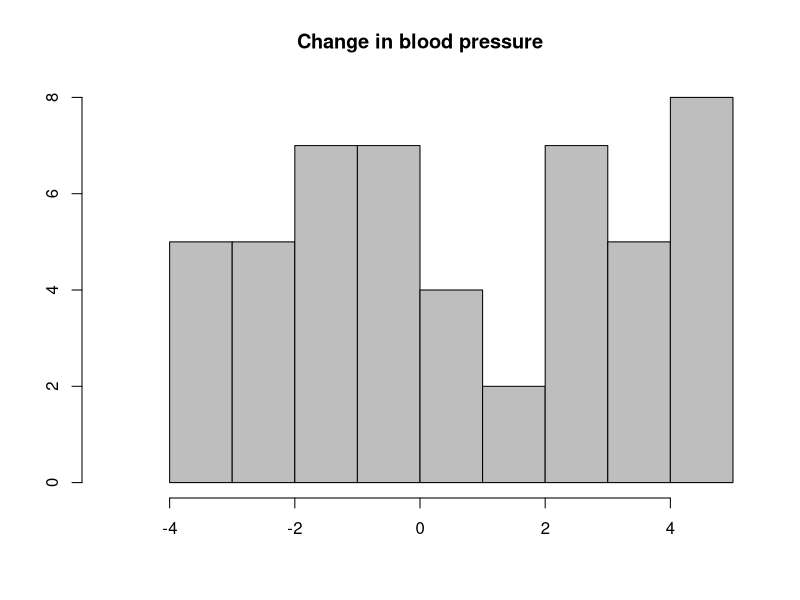
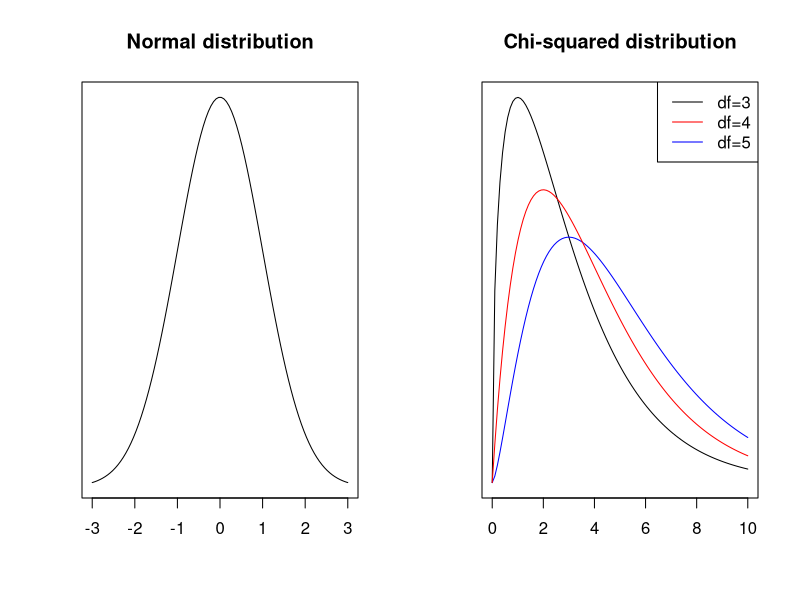
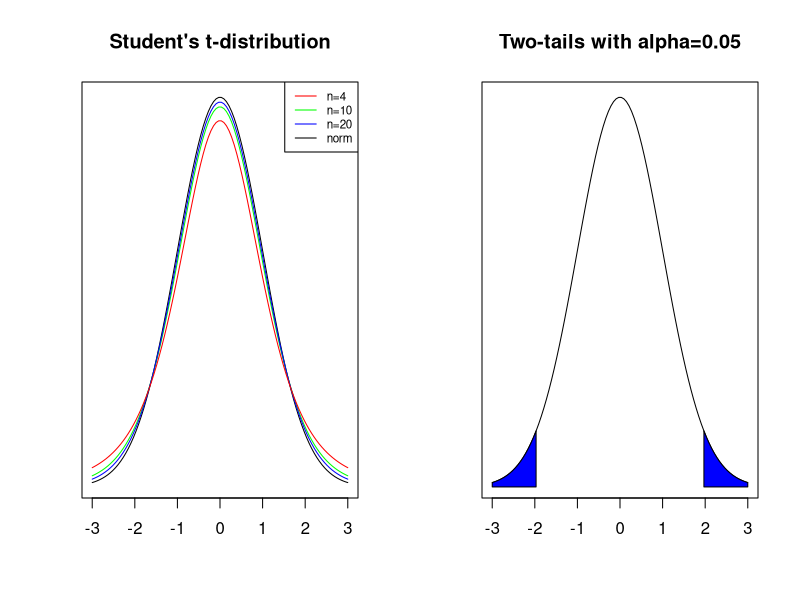
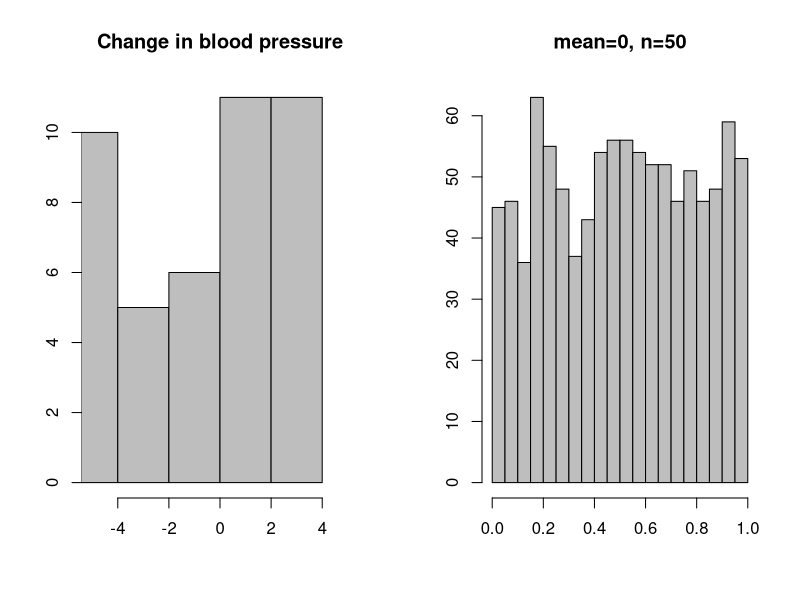
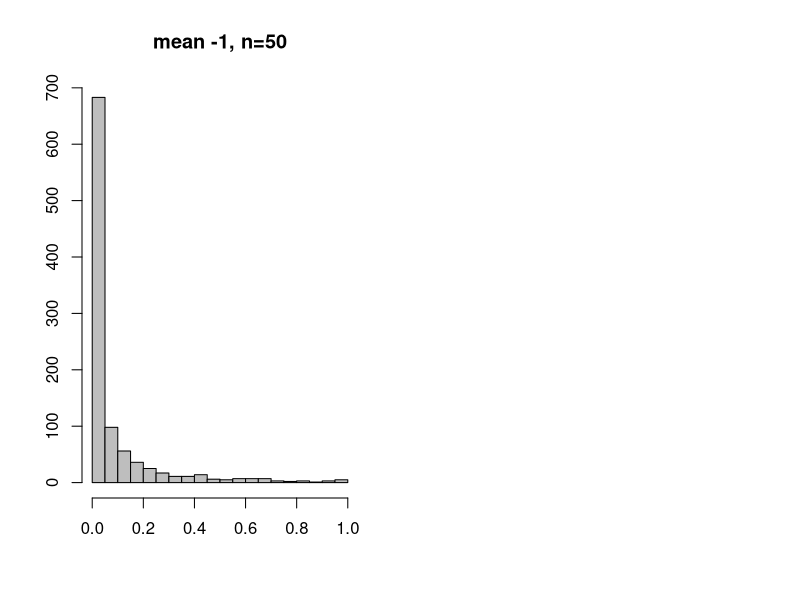
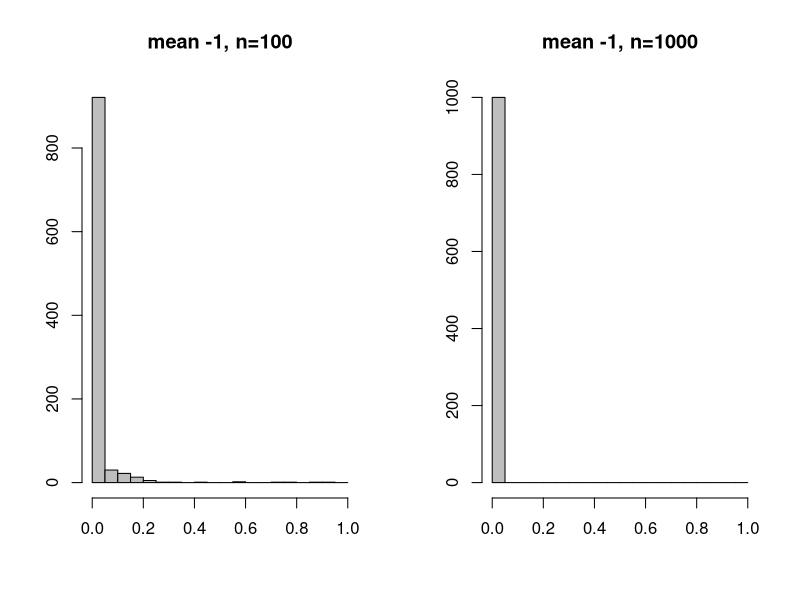

The R source for these figures, in order:
### R code from vignette source 'inference.Rnw'
### Encoding: UTF-8

###################################################
### code chunk number 1: inference.Rnw:68-71
###################################################
set.seed(1313)
a <-  runif(50, -5, 5)
hist(a, xlab="", ylab="", col="grey", xlim=c(-5,5), main="Change in blood pressure")


###################################################
### code chunk number 2: inference.Rnw:103-119
###################################################
par(mfrow=c(1,2))

x <- seq(-3, 3, length.out = 100)
norm <- dnorm(x)
plot(x, norm, type="l", yaxt="n", xlab="", ylab="")
title(main = "Normal distribution")

x2 <- seq(0, 10, length.out = 100)
chisq <- dchisq(x2, 3)
chisq4 <- dchisq(x2, 4)
chisq5 <- dchisq(x2, 5)
plot(x2, chisq, type="l", yaxt="n", xlab="", ylab="")
lines(x2, chisq5, col="blue")
lines(x2, chisq4, col="red")
legend("topright", c("df=3", "df=4", "df=5"), col = c("black", "red", "blue"), lty = c(1,1,1))
title(main = "Chi-squared distribution")


###################################################
### code chunk number 3: inference.Rnw:159-167
###################################################
x <- seq(-3, 3, length.out = 100)

plot(x, dnorm(x), type="l", yaxt="n", xlab="", ylab="")
lines(x, dt(x, 10), col="green")
lines(x, dt(x, 20), col="blue")
lines(x, dt(x, 4), col="red")
title(main = "Student's t-distribution")
legend("topright", c("n=4", "n=10", "n=20", "norm"), col = c("red", "green", "blue", "black"), lty = c(1,1,1,1),cex = 0.7)


###################################################
### code chunk number 4: inference.Rnw:243-261
###################################################
x <- seq(-3, 3, length.out = 100)
norm <- dnorm(x)

xlow <- x[which(x<=qnorm(0.025))]
normlow <- norm[which(x<=qnorm(0.025))]
xpolylow <- c(xlow, rev(xlow))
ypolylow <- c(rep(0, length(xlow)), rev(normlow))

xhigh <- x[which(x>=qnorm(0.975))]
normhigh <- norm[which(x>=qnorm(0.975))]
xpolyhigh <- c(xhigh, rev(xhigh))
ypolyhigh <- c(rep(0, length(xhigh)), rev(normhigh))


plot(x, norm, type="l", yaxt="n", xlab="", ylab="")
title(main = "Two-tails with alpha=0.05")
polygon(xpolylow, ypolylow, col="blue")
polygon(xpolyhigh, ypolyhigh, col="blue")


###################################################
### code chunk number 5: inference.Rnw:274-275
###################################################
t.test(a)


###################################################
### code chunk number 6: inference.Rnw:286-289
###################################################
set.seed(222)
b <-  runif(50, -7, 4)
hist(b, xlab="", ylab="", col="grey", xlim=c(-5,5), main="Change in blood pressure")


###################################################
### code chunk number 7: inference.Rnw:300-301
###################################################
t.test(b)


###################################################
### code chunk number 8: inference.Rnw:345-348
###################################################
set.seed(111)
ps.mean0 <- sapply(1:1000, function(x) t.test(runif(50, -4, 4))$p.value)
hist(ps.mean0, breaks=seq(0, 1, by=0.05), xlab="", ylab="", col="grey", xlim=c(0,1), main="mean=0, n=50")


###################################################
### code chunk number 9: inference.Rnw:365-367
###################################################
ps.mean1.50 <- sapply(1:1000, function(x) t.test(runif(50, -6, 4))$p.value)
hist(ps.mean1.50, xlab="", breaks=seq(0, 1, by=0.05), ylab="", col="grey", xlim=c(0,1), main="mean -1, n=50")


###################################################
### code chunk number 10: inference.Rnw:379-384
###################################################
ps.mean1.100 <- sapply(1:1000, function(x) t.test(runif(100, -6, 4))$p.value)
ps.mean1.1000 <- sapply(1:1000, function(x) t.test(runif(1000, -6, 4))$p.value)
par(mfrow=c(1,2))
hist(ps.mean1.100, xlab="",breaks=seq(0, 1, by=0.05), ylab="", col="grey", xlim=c(0,1), main="mean -1, n=100")
hist(ps.mean1.1000, xlab="", breaks=seq(0, 1, by=0.05), ylab="", col="grey", xlim=c(0,1), main="mean -1, n=1000")


